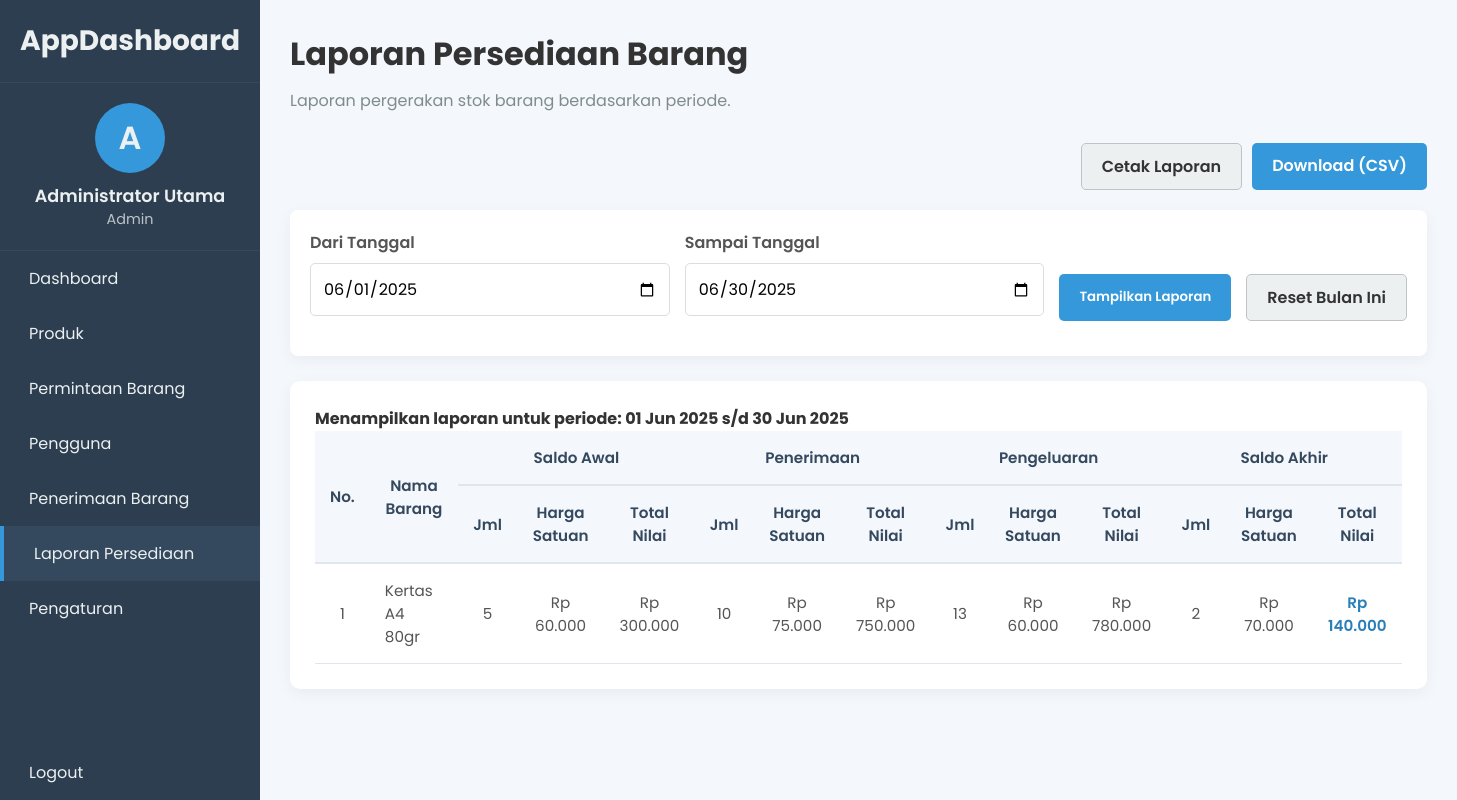
The page /laporan_persediaan.php (signed in) on the database its author committed.
### tables this page shows
CREATE TABLE `produk` (
  `id` int(11) NOT NULL,
  `nusp_id` varchar(50) NOT NULL,
  `nama_barang` varchar(100) NOT NULL,
  `satuan` varchar(30) NOT NULL,
  `stok` int(11) NOT NULL DEFAULT 0,
  `harga` decimal(10,2) NOT NULL DEFAULT 0.00,
  `stok_awal` int(11) NOT NULL DEFAULT 0 COMMENT 'Stok pada awal periode',
  `harga_awal` decimal(10,2) NOT NULL DEFAULT 0.00 COMMENT 'Harga satuan pada awal periode'
);

### laporan_persediaan.php (the view, shortened to what this page needs)
<?php
$active_page = 'laporan_persediaan';
require_once 'template_header.php';
$tgl_mulai_str = $_GET['tgl_mulai'] ?? date('Y-m-01');
$tgl_selesai_str = $_GET['tgl_selesai'] ?? date('Y-m-t');
$tgl_mulai = $tgl_mulai_str . ' 00:00:00';
$tgl_selesai = $tgl_selesai_str . ' 23:59:59';
$semua_produk = [];
$result_produk = $koneksi->query("SELECT * FROM produk ORDER BY nama_barang ASC");
while($p = $result_produk->fetch_assoc()) {
    $semua_produk[$p['id']] = $p;
}
$penerimaan_data = [];
$stmt_penerimaan = $koneksi->prepare("SELECT id_produk, SUM(jumlah) AS total_terima, SUM(jumlah * harga_satuan) AS total_nilai_terima FROM penerimaan WHERE tanggal_penerimaan BETWEEN ? AND ? GROUP BY id_produk");
$stmt_penerimaan->bind_param("ss", $tgl_mulai, $tgl_selesai);
$stmt_penerimaan->execute();
$result_penerimaan = $stmt_penerimaan->get_result();
while($p = $result_penerimaan->fetch_assoc()) {
    $penerimaan_data[$p['id_produk']] = $p;
}
$pengeluaran_data = [];
$stmt_pengeluaran = $koneksi->prepare("SELECT dp.id_produk, SUM(dp.jumlah) AS total_keluar, SUM(dp.jumlah * dp.harga_saat_minta) AS total_nilai_keluar FROM detail_permintaan dp JOIN permintaan p ON dp.id_permintaan = p.id WHERE p.status = 'Disetujui' AND p.tanggal_diproses BETWEEN ? AND ? GROUP BY dp.id_produk");
$stmt_pengeluaran->bind_param("ss", $tgl_mulai, $tgl_selesai);
$stmt_pengeluaran->execute();
$result_pengeluaran = $stmt_pengeluaran->get_result();
while($p = $result_pengeluaran->fetch_assoc()) {
    $pengeluaran_data[$p['id_produk']] = $p;
}
$laporan_data = [];
foreach ($semua_produk as $id_produk => $produk) {
    $saldo_awal_jumlah = $produk['stok_awal'];
    $saldo_awal_harga_satuan = $produk['harga_awal'];
    $saldo_awal_nilai = $saldo_awal_jumlah * $saldo_awal_harga_satuan;
    $penerimaan_jumlah = $penerimaan_data[$id_produk]['total_terima'] ?? 0;
    $penerimaan_nilai = $penerimaan_data[$id_produk]['total_nilai_terima'] ?? 0;
    $pengeluaran_jumlah = $pengeluaran_data[$id_produk]['total_keluar'] ?? 0;
    $pengeluaran_nilai = $pengeluaran_data[$id_produk]['total_nilai_keluar'] ?? 0;
    $saldo_akhir_jumlah = $saldo_awal_jumlah + $penerimaan_jumlah - $pengeluaran_jumlah;
    $saldo_akhir_nilai = $saldo_akhir_jumlah * $produk['harga'];
    if ($saldo_awal_jumlah != 0 || $penerimaan_jumlah != 0 || $pengeluaran_jumlah != 0 || $saldo_akhir_jumlah != 0) {
        $laporan_data[] = [
            'nama_barang' => $produk['nama_barang'],
            'saldo_awal_jumlah' => $saldo_awal_jumlah,
            'saldo_awal_harga_satuan' => $saldo_awal_harga_satuan,
            'saldo_awal_nilai' => $saldo_awal_nilai,
            'penerimaan_jumlah' => $penerimaan_jumlah,
            'penerimaan_nilai' => $penerimaan_nilai,
            'pengeluaran_jumlah' => $pengeluaran_jumlah,
            'pengeluaran_nilai' => $pengeluaran_nilai,
            'saldo_akhir_jumlah' => $saldo_akhir_jumlah,
            'saldo_akhir_harga_satuan' => $produk['harga'],
            'saldo_akhir_nilai' => $saldo_akhir_nilai,
        ];
    }
}
?>
<header class="main-header">
    <h1>Laporan Persediaan Barang</h1>
    <p>Laporan pergerakan stok barang berdasarkan periode.</p>
</header>
<section class="content-section">
    <div class="action-bar" style="text-align: right; display: flex; justify-content: flex-end; gap: 10px;">
        <?php
            $report_params = http_build_query([
                'tgl_mulai' => $tgl_mulai_str,
                'tgl_selesai' => $tgl_selesai_str
            ]);
        ?>
        <a href="cetak_laporan_persediaan.php?<?php echo $report_params; ?>" target="_blank" class="btn btn-secondary">Cetak Laporan</a>
        <a href="download_laporan_persediaan.php?<?php echo $report_params; ?>" class="btn btn-primary">Download (CSV)</a>
    </div>
    <div class="search-form-container">
        <form action="laporan_persediaan.php" method="GET">
            <div class="form-group" style="flex:1;"><label for="tgl_mulai">Dari Tanggal</label><input type="date" id="tgl_mulai" name="tgl_mulai" class="form-control" value="<?php echo htmlspecialchars($tgl_mulai_str); ?>"></div>
            <div class="form-group" style="flex:1;"><label for="tgl_selesai">Sampai Tanggal</label><input type="date" id="tgl_selesai" name="tgl_selesai" class="form-control" value="<?php echo htmlspecialchars($tgl_selesai_str); ?>"></div>
            <div class="form-actions" style="margin-top:28px;"><button type="submit" class="btn btn-primary">Tampilkan Laporan</button><a href="laporan_persediaan.php" class="btn btn-secondary">Reset Bulan Ini</a></div>
        </form>
    </div>
    <div class="table-container">
        <p><strong>Menampilkan laporan untuk periode: <?php echo date('d M Y', strtotime($tgl_mulai_str)) . ' s/d ' . date('d M Y', strtotime($tgl_selesai_str)); ?></strong></p>
        <table class="product-table report-table">
            <thead>
                <tr>
                    <th rowspan="2" style="vertical-align: middle;">No.</th>
                    <th rowspan="2" style="vertical-align: middle;">Nama Barang</th>
                    <th colspan="3">Saldo Awal</th>
                    <th colspan="3">Penerimaan</th>
                    <th colspan="3">Pengeluaran</th>
                    <th colspan="3">Saldo Akhir</th>
                </tr>
                <tr>
                    <th>Jml</th><th>Harga Satuan</th><th>Total Nilai</th>
                    <th>Jml</th><th>Harga Satuan</th><th>Total Nilai</th>
                    <th>Jml</th><th>Harga Satuan</th><th>Total Nilai</th>
                    <th>Jml</th><th>Harga Satuan</th><th>Total Nilai</th>
                </tr>
            </thead>
            <tbody>
                <?php if (count($laporan_data) > 0): $no = 1; ?>
                    <?php foreach ($laporan_data as $item): ?>
                    <tr>
                        <td><?php echo $no++; ?></td>
                        <td><?php echo htmlspecialchars($item['nama_barang']); ?></td>
                        <td><?php echo $item['saldo_awal_jumlah']; ?></td>
                        <td>Rp <?php echo number_format($item['saldo_awal_harga_satuan'], 0, ',', '.'); ?></td>
                        <td>Rp <?php echo number_format($item['saldo_awal_nilai'], 0, ',', '.'); ?></td>
                        <?php
                            $avg_harga_terima = ($item['penerimaan_jumlah'] > 0) ? $item['penerimaan_nilai'] / $item['penerimaan_jumlah'] : 0;
                            $avg_harga_keluar = ($item['pengeluaran_jumlah'] > 0) ? $item['pengeluaran_nilai'] / $item['pengeluaran_jumlah'] : 0;
                        ?>
                        <td><?php echo $item['penerimaan_jumlah']; ?></td>
                        <td>Rp <?php echo number_format($avg_harga_terima, 0, ',', '.'); ?></td>
                        <td>Rp <?php echo number_format($item['penerimaan_nilai'], 0, ',', '.'); ?></td>
                        <td><?php echo $item['pengeluaran_jumlah']; ?></td>
                        <td>Rp <?php echo number_format($avg_harga_keluar, 0, ',', '.'); ?></td>
                        <td>Rp <?php echo number_format($item['pengeluaran_nilai'], 0, ',', '.'); ?></td>
                        <td><?php echo $item['saldo_akhir_jumlah']; ?></td>
                        <td>Rp <?php echo number_format($item['saldo_akhir_harga_satuan'], 0, ',', '.'); ?></td>
                        <td>Rp <?php echo number_format($item['saldo_akhir_nilai'], 0, ',', '.'); ?></td>
                    </tr>
                    <?php endforeach; ?>
                <?php else: ?>
                    <tr><td colspan="14" style="text-align:center;">Tidak ada data pergerakan barang pada periode ini.</td></tr>
                <?php endif; ?>
            </tbody>
        </table>
    </div>
</section>
<?php require_once 'template_footer.php'; ?>

### template_header.php (shortened to what this page needs)
<?php
$nama_lengkap = $_SESSION['nama_lengkap'];
$role = $_SESSION['role'];
$inisial = strtoupper(substr($nama_lengkap, 0, 1));
?>
<!DOCTYPE html>
<html lang="id">
<head>
    <link rel="stylesheet" href="style.css">
</head>
<body>
    <div class="dashboard-container">
        <aside class="sidebar">
            <div class="sidebar-header">
                <h3>AppDashboard</h3>
            </div>
            <div class="user-profile">
                <div class="avatar"><?php echo htmlspecialchars($inisial); ?></div>
                <h3><?php echo htmlspecialchars($nama_lengkap); ?></h3>
                <p><?php echo ucfirst(htmlspecialchars($role)); ?></p>
            </div>
            <nav class="sidebar-nav">
                <ul>
                    <li><a href="dashboard.php"
                            class="<?php echo ($active_page == 'dashboard') ? 'active' : ''; ?>">Dashboard</a></li>
                    <li><a href="produk.php"
                            class="<?php echo ($active_page == 'produk') ? 'active' : ''; ?>">Produk</a></li>
                    <li><a href="daftar_permintaan.php"
                            class="<?php echo ($active_page == 'permintaan') ? 'active' : ''; ?>">Permintaan Barang</a>
                    </li>
                    <li><a href="#" class="<?php echo ($active_page == 'pengguna') ? 'active' : ''; ?>">Pengguna</a>
                    </li>
                    <?php if ($role == 'admin'): ?>
                    <li><a href="penerimaan.php"
                            class="<?php echo ($active_page == 'penerimaan') ? 'active' : ''; ?>">Penerimaan Barang</a>
                    </li>
                    <li><a href="laporan_persediaan.php" class="<?php echo ($active_page == 'laporan_persediaan') ? 'active' : ''; ?>">Laporan Persediaan</a></li>
                    <li><a href="#" class="<?php echo ($active_page == 'pengaturan') ? 'active' : ''; ?>">Pengaturan</a>
                    </li>
                    <?php endif; ?>
                </ul>
            </nav>
            <div class="logout-link">
                <nav class="sidebar-nav">
                    <ul>
                        <li><a href="logout.php">Logout</a></li>
                    </ul>
                </nav>
            </div>
        </aside>
        <main class="main-content">

### template_footer.php
</main> </div> </body>
</html>

### style.css (style rules this page uses)
* { margin: 0; padding: 0; box-sizing: border-box; }
body { font-family: 'Poppins', sans-serif; background-color: #f4f7fc; color: #333; }
.dashboard-container { display: flex; min-height: 100vh; }
.sidebar { width: 260px; background-color: #2c3e50; color: #ecf0f1; display: flex; flex-direction: column; position: fixed; height: 100%; transition: width 0.3s; }
.sidebar-header { padding: 20px; text-align: center; font-weight: 700; font-size: 1.5rem; border-bottom: 1px solid #34495e; }
.user-profile { padding: 20px; text-align: center; border-bottom: 1px solid #34495e; }
.user-profile .avatar { width: 70px; height: 70px; border-radius: 50%; background-color: #3498db; display: inline-flex; justify-content: center; align-items: center; font-size: 2rem; font-weight: 600; margin-bottom: 10px; }
.user-profile h3 { margin: 0; font-weight: 600; font-size: 1.1rem; }
.user-profile p { color: #bdc3c7; font-size: 0.9rem; }
.sidebar-nav { flex-grow: 1; }
.sidebar-nav ul { list-style-type: none; }
.sidebar-nav ul li a { display: block; padding: 15px 25px; color: #ecf0f1; text-decoration: none; font-weight: 400; transition: background-color 0.3s, padding-left 0.3s; border-left: 4px solid transparent; }
.sidebar-nav ul li a:hover, .sidebar-nav ul li a.active { background-color: #34495e; border-left: 4px solid #3498db; padding-left: 30px; }
.logout-link { margin-top: auto; }
.main-content { margin-left: 260px; padding: 30px; width: 100%; transition: margin-left 0.3s; }
.main-header h1 { font-size: 2rem; font-weight: 700; margin-bottom: 10px; }
.main-header p { color: #7f8c8d; margin-bottom: 30px; }
.content-section { margin-top: 20px; }
.table-container { background-color: #ffffff; padding: 25px; border-radius: 10px; box-shadow: 0 4px 15px rgba(0, 0, 0, 0.05); }
.product-table { width: 100%; border-collapse: collapse; font-size: 0.95rem; }
.product-table thead tr { background-color: #f4f7fc; }
.product-table th { padding: 15px; text-align: left; font-weight: 600; color: #34495e; border-bottom: 2px solid #e0e6ed; }
.product-table td { padding: 15px; text-align: left; border-bottom: 1px solid #e0e6ed; color: #555; }
.product-table td:last-child { font-weight: 600; color: #2980b9; }
.form-group { margin-bottom: 20px; }
.form-group label { display: block; margin-bottom: 8px; font-weight: 600; color: #555; }
.form-group input { width: 100%; padding: 12px; border: 1px solid #ddd; border-radius: 5px; font-family: 'Poppins', sans-serif; font-size: 1rem; transition: border-color 0.3s; }
.form-actions { margin-top: 30px; display: flex; gap: 15px; }
.btn, .btn-primary, .btn-secondary, .btn-edit, .btn-delete { padding: 10px 20px; border: none; border-radius: 5px; cursor: pointer; font-family: 'Poppins', sans-serif; font-weight: 600; text-decoration: none; display: inline-block; text-align: center; transition: background-color 0.3s, transform 0.2s; }
.btn-primary { background-color: #3498db; color: white; }
.btn-secondary { background-color: #ecf0f1; color: #333; border: 1px solid #bdc3c7; }
.action-bar { margin-bottom: 20px; }
.search-form-container { background-color: #fff; padding: 20px; margin-bottom: 25px; border-radius: 8px; box-shadow: 0 4px 15px rgba(0, 0, 0, 0.05); }
.search-form-container form { display: flex; gap: 15px; align-items: center; }
.report-table th, .report-table td { text-align: center; vertical-align: middle; }
.report-table td:nth-child(2) { text-align: left; }

### rows shown on the page
produk: nama_barang "Kertas A4 80gr", stok_awal "5", harga_awal "60.000", saldo_awal_nilai "300.000", penerimaan_jumlah "10", avg_harga_terima "75.000", penerimaan_nilai "750.000", pengeluaran_jumlah "13", avg_harga_keluar "60.000", pengeluaran_nilai "780.000", stok "2", harga "70.000", saldo_akhir_nilai "140.000"

### other values the page prints
$inisial "A"
$nama_lengkap "Administrator Utama"
$role "Admin"
